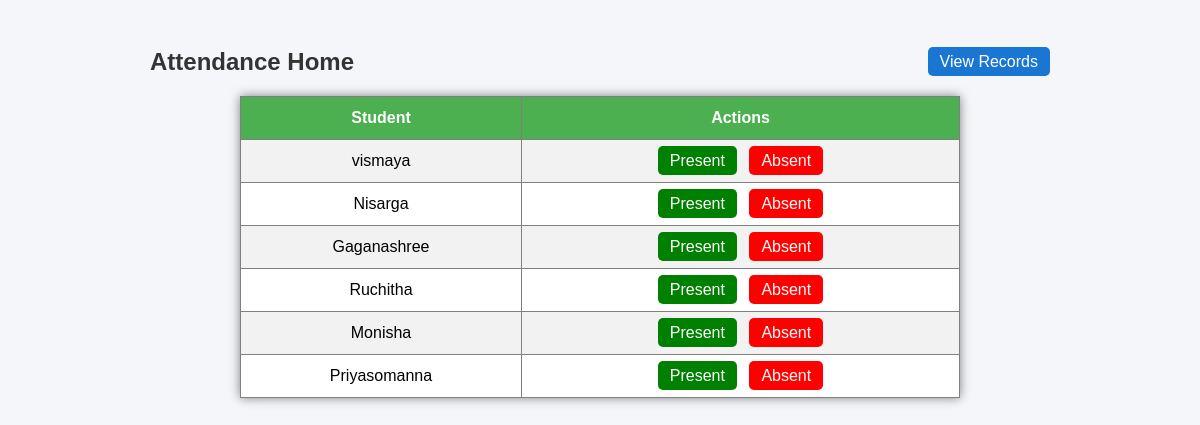
The page / on the database its author committed.
### attendance/models.py (models this page shows, shortened)
class Student(models.Model):
    name = models.CharField(max_length=100)
    roll_no = models.CharField(max_length=20, unique=True)
    class_name = models.CharField(max_length=50)

### attendance/views.py (the view)
# urls.py: path('', views.home, name='home'),
def home(request):
    students = Student.objects.all()
    return render(request, 'home.html', {'students': students})

### attendance/templates/home.html (shortened to what this page needs)
{% load static %}
<!DOCTYPE html>
<html lang="en">
<head>
	<link rel="stylesheet" href="{% static 'attendance/style.css' %}">
</head>
<body>
<div class="container">
	<div class="header">
		<h2>Attendance Home</h2>
		<div>
			<a href="{% url 'records' %}" style="background:#1976d2;">View Records</a>
		</div>
	</div>
	{% if students %}
	<table border="1" cellpadding="10">
		<tr>
			<th>Student</th>
			<th>Actions</th>
		</tr>
		{% for student in students %}
		<tr>
			<td>{{ student.name }}</td>
			<td class="actions">
				<a class="present" href="{% url 'mark' student.id 'present' %}">Present</a>
				<a class="absent" href="{% url 'mark' student.id 'absent' %}">Absent</a>
			</td>
		</tr>
		{% endfor %}
	</table>
	{% else %}
	<p>No students found. Add students in the admin panel.</p>
	{% endif %}
</div>
</body>
</html>

### attendance/static/style.css (style rules this page uses)
body { font-family: Arial, sans-serif; background-color: #f4f6f9; padding: 20px; }
h2 { text-align: center; color: #333; }
table { width: 80%; margin: auto; border-collapse: collapse; background: white; box-shadow: 0px 0px 10px gray; }
th, td { padding: 12px; text-align: center; }
th { background-color: #4CAF50; color: white; }
tr:nth-child(even) { background-color: #f2f2f2; }
a { text-decoration: none; padding: 6px 12px; border-radius: 5px; color: white; }
.present { background-color: green; }
.absent { background-color: red; }

### attendance/templates/home.html (style rules this page uses)
.actions a { margin: 0 4px; }
.container { max-width: 900px; margin: 0 auto; }
.header { display:flex; justify-content:space-between; align-items:center; }

### rows shown on the page
Student: name "vismaya"
Student: name "Nisarga"
Student: name "Gaganashree"
Student: name "Ruchitha"
Student: name "Monisha"
Student: name "Priyasomanna"
